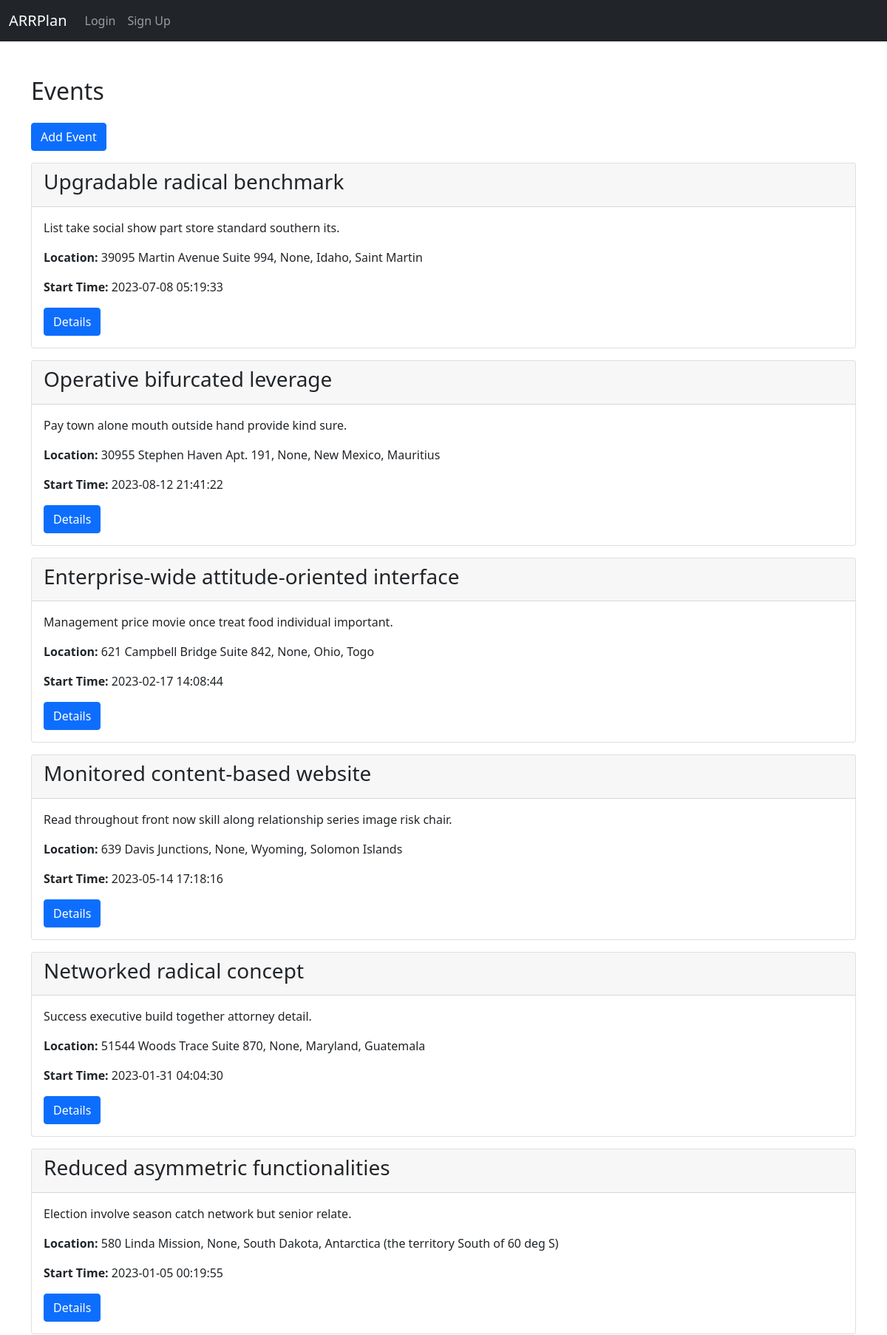
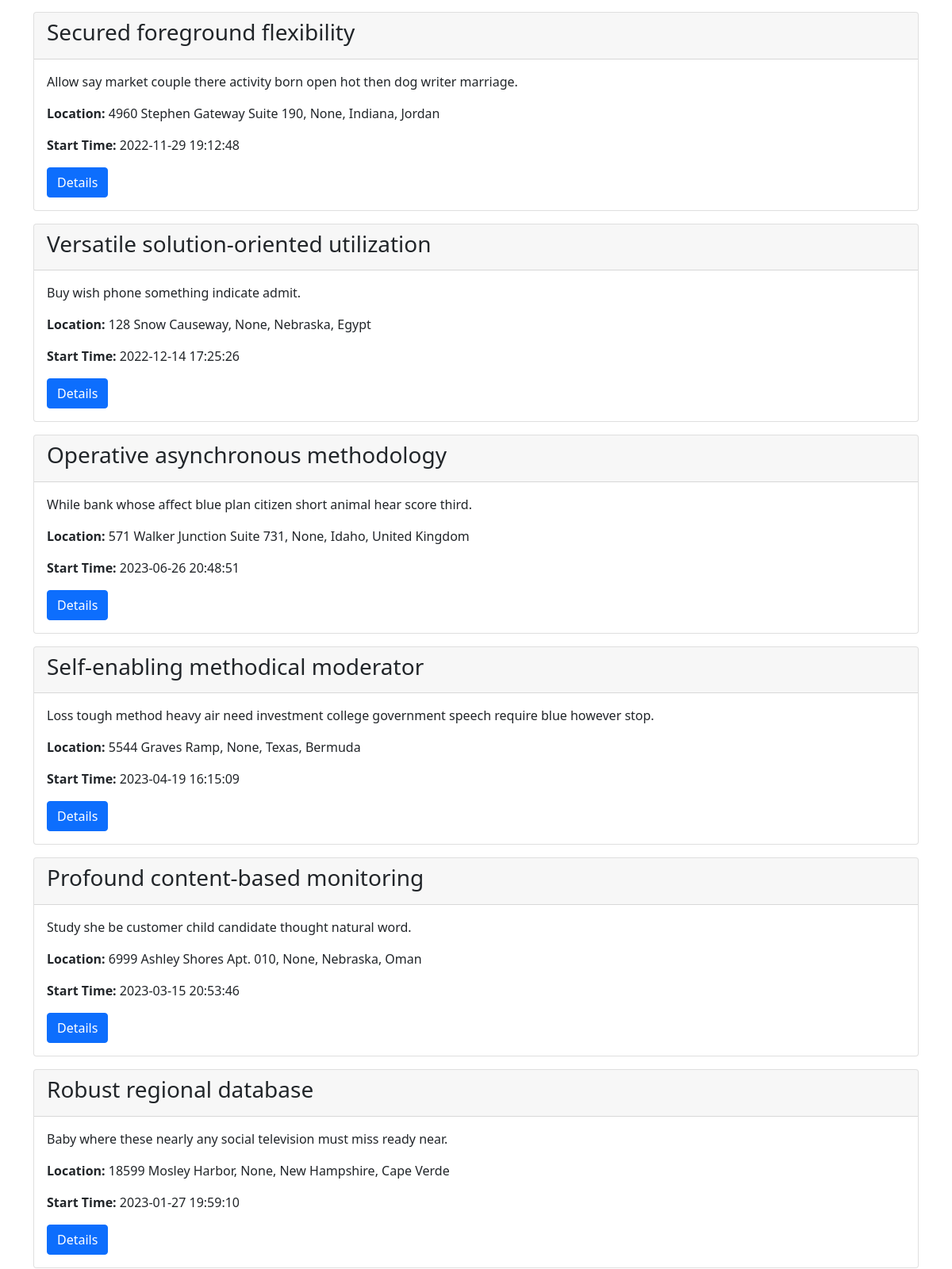
The app's page /events_page (upper part) with its own data (2 pictures, top to bottom).
### app/models.py (models this page shows, shortened)
class Event(db.Model):
    __tablename__ = 'event'
    id = db.Column(db.Integer, primary_key=True)
    name = db.Column(db.String)
    description = db.Column(db.String)
    location = db.relationship('Address', backref='event', uselist=False)
    start_time = db.Column(db.DateTime)
    end_time = db.Column(db.DateTime)
    created_at = db.Column(db.DateTime, default=datetime.utcnow)
    created_by = db.Column(db.String, db.ForeignKey('users.id'))
    audience = db.Column(db.String)
    event_type = db.Column(db.String)
    cost = db.Column(db.Float)
    sponsor = db.Column(db.String)
    expected_attendees = db.Column(db.Integer)
    actual_attendees = db.Column(db.Integer)
    marketing_channel = db.Column(db.String)
    created_by_user = db.relationship('User', backref=db.backref('events', lazy=True))

class Address(db.Model):
    id = db.Column(db.Integer, primary_key=True)
    street = db.Column(db.String(100))
    city = db.Column(db.String(50))
    state = db.Column(db.String(50))
    zip_code = db.Column(db.String(10))
    country = db.Column(db.String(50))
    event_id = db.Column(db.Integer, db.ForeignKey('event.id'))

### main.py (the view)
@app.route('/events_page')
def events_page():
    with app.app_context():
        events = Event.query.options(joinedload(Event.location)).all()
    return render_template('events_page.html', events=events)

### templates/events_page.html (shortened to what this page needs)
{% extends "base.html" %}
{% block content %}
    <div class="container mt-5 animate__animated animate__fadeIn">
        <h2 class="mb-4">Events</h2>
            <a href="/add_event" class="btn btn-primary mb-3 animate__animated animate__pulse animate__delay-1s animate__infinite">Add Event</a>
        {% for event in events %}
            <div class="card mb-3 animate__animated animate__flipInX">
                <div class="card-header">
                    <h3>{{ event.name }}</h3>
                </div>
                <div class="card-body">
                    <p class="card-text">{{ event.description }}</p>
                    <p class="card-text"><strong>Location:</strong> {{ event.location.street|default('N/A') }}, {{ event.location.city|default('N/A') }}, {{ event.location.state|default('N/A') }}, {{ event.location.country|default('N/A') }}</p>
                    {% if event.start_time %}
                        <p class="card-text"><strong>Start Time:</strong> {{ event.start_time.strftime('%Y-%m-%d %H:%M:%S') }}</p>
                    {% endif %}
                    <a class="btn btn-primary" data-bs-toggle="collapse" href="#collapse{{ event.id }}" role="button" aria-expanded="false" aria-controls="collapse{{ event.id }}">Details</a>
                </div>
            </div>
        {% endfor %}
    </div>
{% endblock %}

### templates/base.html (shortened to what this page needs)
<!DOCTYPE html>
<html lang="en">
<head>
    <link href="https://cdn.jsdelivr.net/npm/bootstrap@5.1.3/dist/css/bootstrap.min.css" rel="stylesheet">
    <link rel="stylesheet" href="https://cdnjs.cloudflare.com/ajax/libs/datatables.net-bs5/1.13.6/dataTables.bootstrap5.min.css" />
    <link rel="stylesheet" href="https://cdnjs.cloudflare.com/ajax/libs/font-awesome/5.15.4/css/all.min.css">
</head>
<body>
<nav class="navbar sticky-top navbar-expand-lg navbar-dark bg-dark">
    <div class="container-fluid">
        <a class="navbar-brand" href="{{ url_for('index') }}">ARRPlan</a>
        <div class="collapse navbar-collapse" id="navbarNav">
            <ul class="navbar-nav ml-auto">
                {% if current_user.is_authenticated %}
                    <li class="nav-item">
                        <a class="nav-link" href="{{ url_for('logout') }}">Logout</a>
                    </li>
                {% else %}
                    <li class="nav-item {% if request.endpoint == 'login' %}active{% endif %}">
                        <a class="nav-link" href="{{ url_for('login') }}">Login</a>
                    </li>
                    <li class="nav-item {% if request.endpoint == 'signup' %}active{% endif %}">
                        <a class="nav-link" href="{{ url_for('signup') }}">Sign Up</a>
                    </li>
                {% endif %}
            </ul>
        </div>
    </div>
</nav>
    {% block content %}{% endblock %}
    <br><br>
</body>
</html>

### records on screen
Event: name "Upgradable radical benchmark", description "List take social show part store standard southern its.", location.street "39095 Martin Avenue Suite 994", location.city "None", location.state "Idaho", location.country "Saint Martin", start_time "2023-07-08 05:19:33"
Event: name "Operative bifurcated leverage", description "Pay town alone mouth outside hand provide kind sure.", location.street "30955 Stephen Haven Apt. 191", location.city "None", location.state "New Mexico", location.country "Mauritius", start_time "2023-08-12 21:41:22"
Event: name "Enterprise-wide attitude-oriented interface", description "Management price movie once treat food individual important.", location.street "621 Campbell Bridge Suite 842", location.city "None", location.state "Ohio", location.country "Togo", start_time "2023-02-17 14:08:44"
Event: name "Monitored content-based website", description "Read throughout front now skill along relationship series image risk chair.", location.street "639 Davis Junctions", location.city "None", location.state "Wyoming", location.country "Solomon Islands", start_time "2023-05-14 17:18:16"
Event: name "Networked radical concept", description "Success executive build together attorney detail.", location.street "51544 Woods Trace Suite 870", location.city "None", location.state "Maryland", location.country "Guatemala", start_time "2023-01-31 04:04:30"
Event: name "Reduced asymmetric functionalities", description "Election involve season catch network but senior relate.", location.street "580 Linda Mission", location.city "None", location.state "South Dakota", location.country "Antarctica (the territory South of 60 deg S)", start_time "2023-01-05 00:19:55"
Event: name "Secured foreground flexibility", description "Allow say market couple there activity born open hot then dog writer marriage.", location.street "4960 Stephen Gateway Suite 190", location.city "None", location.state "Indiana", location.country "Jordan", start_time "2022-11-29 19:12:48"
Event: name "Versatile solution-oriented utilization", description "Buy wish phone something indicate admit.", location.street "128 Snow Causeway", location.city "None", location.state "Nebraska", location.country "Egypt", start_time "2022-12-14 17:25:26"
Event: name "Operative asynchronous methodology", description "While bank whose affect blue plan citizen short animal hear score third.", location.street "571 Walker Junction Suite 731", location.city "None", location.state "Idaho", location.country "United Kingdom", start_time "2023-06-26 20:48:51"
Event: name "Self-enabling methodical moderator", description "Loss tough method heavy air need investment college government speech require blue however stop.", location.street "5544 Graves Ramp", location.city "None", location.state "Texas", location.country "Bermuda", start_time "2023-04-19 16:15:09"
Event: name "Profound content-based monitoring", description "Study she be customer child candidate thought natural word.", location.street "6999 Ashley Shores Apt. 010", location.city "None", location.state "Nebraska", location.country "Oman", start_time "2023-03-15 20:53:46"
Event: name "Robust regional database", description "Baby where these nearly any social television must miss ready near.", location.street "18599 Mosley Harbor", location.city "None", location.state "New Hampshire", location.country "Cape Verde", start_time "2023-01-27 19:59:10"
